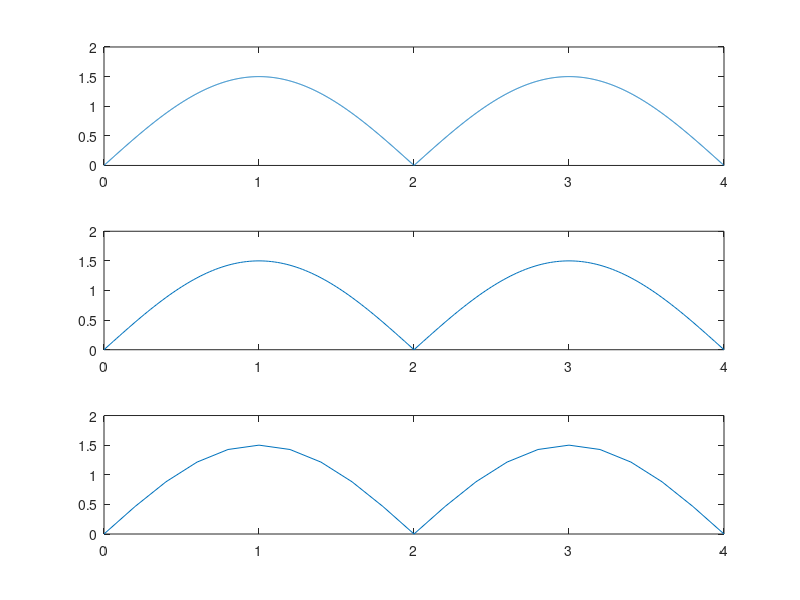

Write MATLAB code to recreate this figure.
%reprezentarea semnalului sinusoidal redresat dubla alternanta
%perioada=4 +> frecventa(f)=1/4
%amplitudinea(A)=1.5
%reprezentarea pentru rezolutie temporara de 2ms
t=0:0.002:4; %semnalul porneste de la 0s cu un pas de 0.002 pana la 4s
s=1.5*sin(2*pi*0.25*t); %sintaxa semnalului sinusoidal s=A*sin(2*pi*f*t)
for i=1:length(s)
if s(i)<0
    s(i)=-1*s(i);%pentru a transforma semnalul intr-unul redresat dubla alternanta inmultimi componentele negative cu -1
end
end
subplot(3,1,1)%pentru a reprezenta toate cele 3 grafice in aceeasi fereasta folosim functia subplot
plot(t,s) %reprezentarea grafica a semnalului in functie de timp

%reprezentarea semnalului pentru o rezolutie temporara de 20 ms
t=0:0.02:4;
s=1.5*sin(2*pi*0.25*t);
for i=1:length(s)
    if s(i)<0
        s(i)=-1*s(i);
    end
end
subplot(3,1,2)
plot(t,s)

%reprezentarea semnalului pentru o rezolutie temporara de 200 ms
t=0:0.2:4;
s=1.5*sin(2*pi*0.25*t);
for i=1:length(s)
    if s(i)<0
        s(i)=-1*s(i);
    end
end
subplot(3,1,3)
plot(t,s)
